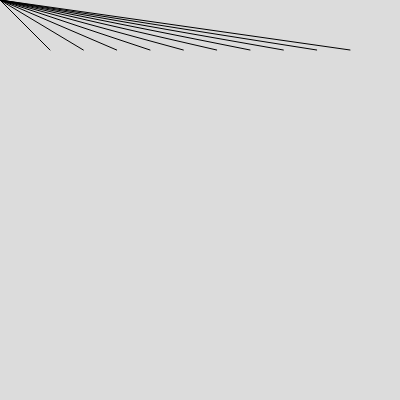
Frame 1 (no input)
Frame 60 (no input): identical to frame 1, image omitted
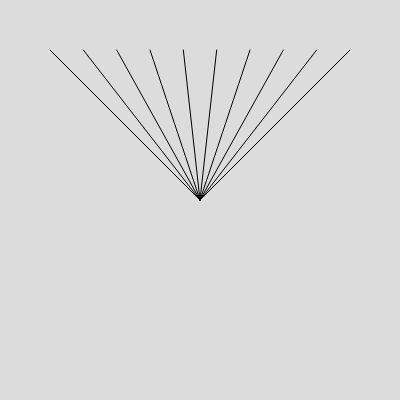
Frame 120 (the mouse pressed at the canvas centre since frame 60)

The p5.js sketch that drew these frames (run headless with seeded random() and noise() and a simulated clock; from frame 60 on, the mouse is pressed at the canvas centre):

// p5.js sketch
// ── sketch.js
function setup() {
  createCanvas(400, 400);
}

let lineNum = 10;
let margin = 50;

function draw() {
  background(220);

  for (let i = 0; i < lineNum; i += 1) {
    line (i * (width - margin * 2) / (lineNum - 1) + margin, margin, mouseX, mouseY)
  }
}
